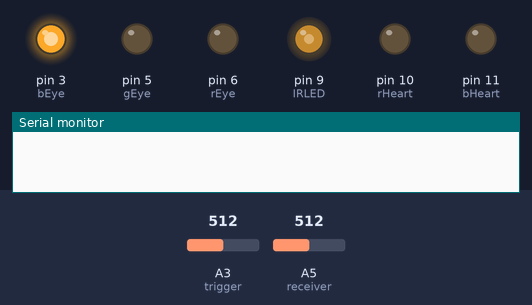
A sketch run on a simulated Arduino Uno, built with avr-gcc and run on an emulated ATmega328P. Shown: output pins drawn as LEDs (lit = HIGH), the last lines printed to the serial monitor. Dashed ring = blinking. The inputs (shaded band) are chosen by the test bench; at power-on: A3 (trigger) = 512, A5 (receiver) = 512.

Above: at 0.8 s.
0.9 s: A3 (trigger) set to 884
At 1.0 s:
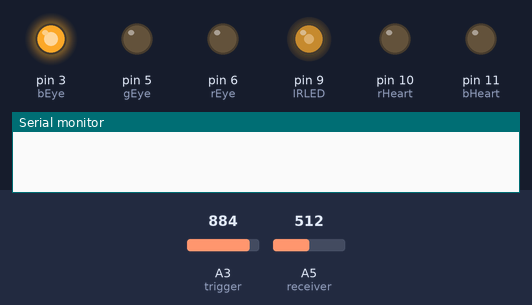
3.9 s: A3 (trigger) set to 907
At 4.8 s:
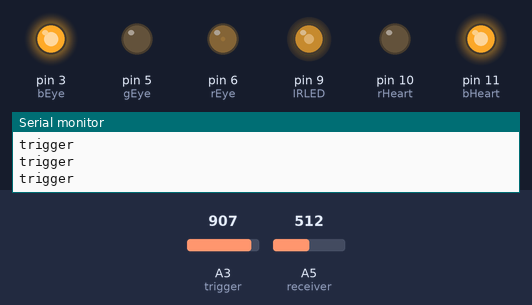
5.4 s: A3 (trigger) set to 890
At 6.6 s:
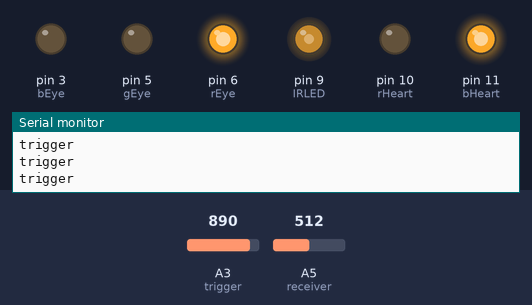
6.9 s: A5 (receiver) set to 487
At 7.06 s:
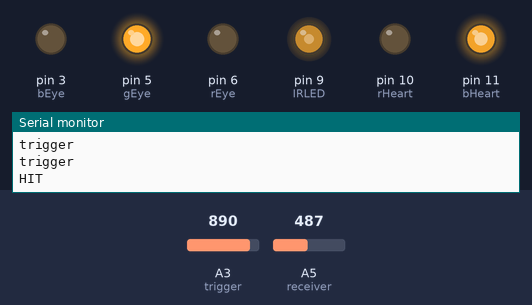
9.9 s: A3 (trigger) set to 900
At 10.74 s:
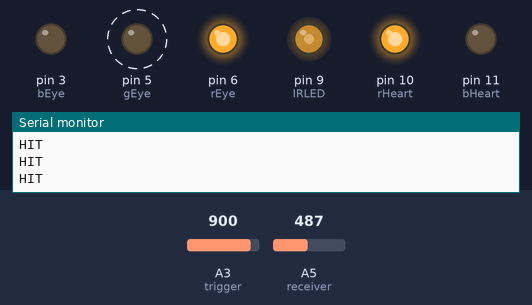
12.9 s: A3 (trigger) set to 716
At 13.28 s:
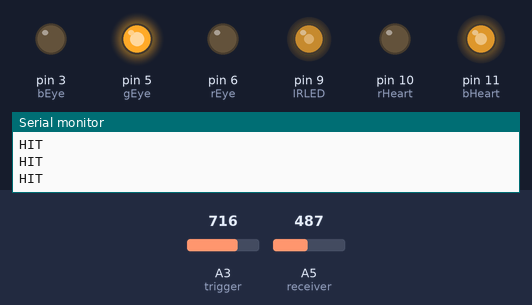
Timing chart, 0 to 16.9 s (numbered marks = the images above; inputs shaded):
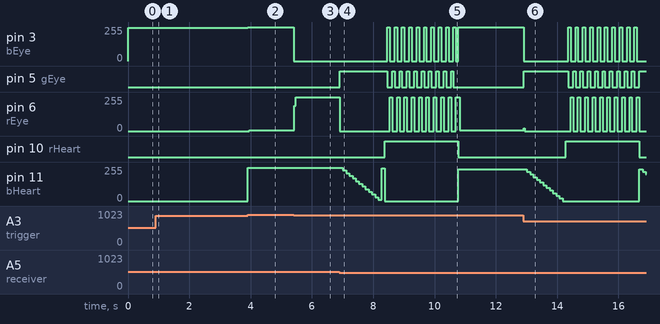

Measured:
- the behaviour switches between 899 and 900 on A3 (trigger) (found by bisection; images 1 and 2)
- the behaviour switches between 500 and 499 on A5 (receiver) (found by bisection; images 3 and 4)
- after the input at 0.9 s, pin 11 (bHeart): stays 0/255 (without the input it goes to 215/255 after 3.0 s)
- after the input at 3.9 s, pin 3 (bEye): 250/255 → 255/255 at once; pin 6 (rEye): 0/255 → 6/255 after 0.05 s; pin 11 (bHeart): 0/255 → 249/255 at once
- after the input at 5.4 s, pin 3 (bEye): 255/255 → 0/255 at once; pin 6 (rEye): 6/255 → 255/255 at once
- after the input at 6.9 s, pin 3 (bEye): alternates 255/255 for 0.08 s and 0/255 for 0.16 s, starting after 1.6 s; pin 5 (gEye): LOW → HIGH at once, then repeats every 0.24 s: LOW 0.16 s, HIGH 0.08 s
- after the input at 9.9 s, pin 5 (gEye): goes on until 10.6 s, then stays LOW; pin 10 (rHeart): goes on until 10.8 s, then stays LOW
- after the input at 12.9 s, pin 3 (bEye): 255/255 → 0/255 at once, then repeats every 0.24 s: 255/255 0.08 s, 0/255 0.16 s; pin 5 (gEye): LOW → HIGH at once, then repeats every 0.24 s: LOW 0.16 s, HIGH 0.08 s

The sketch:

IRMeerkat2.ino
```cpp
//enslaved meerkat
int receiver = 5;
//int receiver = 2;
int IRLED = 9;
int rEye = 6;
int gEye = 5;
int bEye = 3;

int rHeart = 10;
int bHeart = 11;
int gHeart = 13;

int trigger = 3;
int war_button = 0;
boolean shooting = false;

float heartFade = 11;
float heartFade2=249;
float heartAdd = 1;
float heartAdd2=20;

int value = 0;
int hit_value;
float hit_time;
int hit_time_out;
boolean war_toggle;


int count;
int lives;

void setupIR(){
  TCCR1A = _BV(COM1A0);
  TCCR1B = _BV(WGM12)|_BV(CS10);
  OCR1A = 210;
}

void pinSetup() {
  pinMode(IRLED, OUTPUT);    // IR LED pin 9
  pinMode(rEye, OUTPUT);
  pinMode(gEye, OUTPUT);
  pinMode(bEye, OUTPUT);
  pinMode(trigger, INPUT);
  pinMode(war_toggle, INPUT);
}

void setup() {
  pinSetup(); // this sets up the pins
  setupIR();
  hit_value = 500;
  hit_time_out = 10000;

  count = 0;
  lives = 5;

  Serial.begin(9600);

  while (analogRead(trigger) < 900) {
   // digitalWrite(bHeart, HIGH);
   // digitalWrite(bEye, HIGH);
   warmthMode();
   delay(5);
  }
  digitalWrite(bHeart, LOW);
  digitalWrite(bEye, LOW);
}

void loop() {
  //Serial.println(analogRead(war_button));
  //war_toggle = analogRead(war_button) > 900;

  war_toggle = true;
  if (war_toggle)
    warMode();
  else
    warmthMode();
  delay(5);
}

void warMode() {
  digitalWrite(rEye, HIGH);
  //Serial.println("war mode");
  int flashperiod=80;
  if (heartFade2==250){
        digitalWrite(rEye, LOW);
        analogWrite(rHeart,250);
        digitalWrite(bHeart,LOW);
        for (int j=0; j<10; j++){
          digitalWrite(rHeart,HIGH);
          //analogWrite(bHeart,heartFade2);
          digitalWrite(rEye,LOW);
          digitalWrite(gEye, HIGH);
          delay(flashperiod);
          digitalWrite(gEye, LOW);
          digitalWrite(bEye, HIGH);
          delay(flashperiod);
          digitalWrite(bEye, LOW);
          digitalWrite(rEye, HIGH);
          delay(flashperiod);
          digitalWrite(rEye, LOW);
          heartFade2-=1;
        }
     digitalWrite(rHeart,LOW);
     analogWrite(bHeart,heartFade2);
    }
   analogWrite(bHeart,heartFade2);
  if (analogRead(trigger) >= 900){             // firing a shot
       OCR1A=210;       // change IR frequency
       digitalWrite(rEye, LOW);
       digitalWrite(gEye, LOW);
       digitalWrite(bEye, HIGH);
       shooting = true;
       Serial.println("trigger");

    }
  else {                                      // Not shooting
      OCR1A = 0;
      digitalWrite(bEye, LOW);
      value = analogRead(receiver);

      if (value < hit_value && !shooting) {                // Get hit
        digitalWrite(gEye, HIGH);
        digitalWrite(rEye, LOW);
        delay(100);
        if (heartFade2>0){
          heartFade2-=heartAdd2;
        }
        else{
          heartFade2=250;
        }

        Serial.println("HIT");
      }

      else {
        digitalWrite(gEye, LOW);
      }
      shooting = false;
  }
}

void warmthMode() {
    //Serial.println("warmth");
    digitalWrite(gEye, LOW);
    digitalWrite(rEye,LOW);
    digitalWrite(rHeart,LOW);
    int DISPLAY_TIME = 100;
    int greenIntensity, blueIntensity, redIntensity;

    OCR1A=0;
    if (heartFade >= 250 || heartFade < 10)
      heartAdd *= -1;

    heartFade += heartAdd;

    analogWrite(bHeart, heartFade);
    analogWrite(bEye, 250);
   // analogWrite(rEye, 100);

}
```
